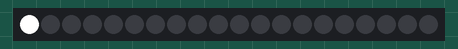
Simulated run of this sketch. Board: Arduino Leonardo, built with avr-gcc and run on an emulated ATmega32U4. Parts: 20 RGB LEDs in strip order, left to right. Random numbers use the default seed unless the sketch sets one.

Above: at 0.01 s.
At 2.83 s:
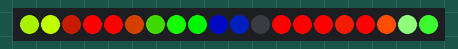
At 9.75 s:
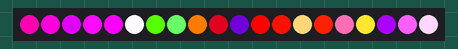
At 19.59 s:
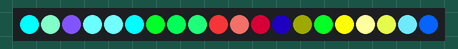
At 29.38 s:
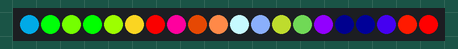
At 39.22 s:
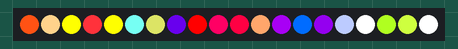

The sketch:

BacknForthRando.ino
```cpp
#include <FastLED.h>

#define NUM_LEDS 20
#define DATA_PIN 4

CRGB leds[NUM_LEDS];

int r = 255;
int g = 255;
int b = 255;

CRGB c = CRGB(r,g,b);

//CHANGES RATE OF MOVEMENT UP AND DOWN
int delayTime = 50;

void setup() {
  FastLED.addLeds<NEOPIXEL, DATA_PIN>(leds, NUM_LEDS);
}

void loop() {

  for(int i = 0; i < NUM_LEDS; i++)
  {
    leds[i] = c;
    FastLED.show();
    delay(delayTime);

    r = RGBrand(r);
    g = RGBrand(g);
    b = RGBrand(b);

    c = CRGB(r,g,b);
  }

  for(int i = NUM_LEDS - 1; i > 0; i--)
  {
    leds[i] = c;
    FastLED.show();
    delay(delayTime);

    r = RGBrand(r);
    g = RGBrand(g);
    b = RGBrand(b);

    c = CRGB(r,g,b);
  }
}

//CLAMP
int clamp(int org, int minCap, int maxCap)
{
  if(org > maxCap)
  {
    org = maxCap;
  }
  else if(org < minCap)
  {
    org = minCap;
  }

  return org;
}

//COINFLIP
int coinflip()
{
  int coin;

  int flip = random(0, 101);
  if((flip % 2) == 0)
  {
    coin = 0;
  }
  else
  {
    coin = 1;
  }

  return coin;
}

//RGB value randomizer
int RGBrand(int color)
{
  if(coinflip() == 0)
    {
      color += random(256);
    }
    else
    {
      color -= random(256);
    }

    color = clamp(color, 0, 255);

    return color;
}

// Leonardo Martinez
```
